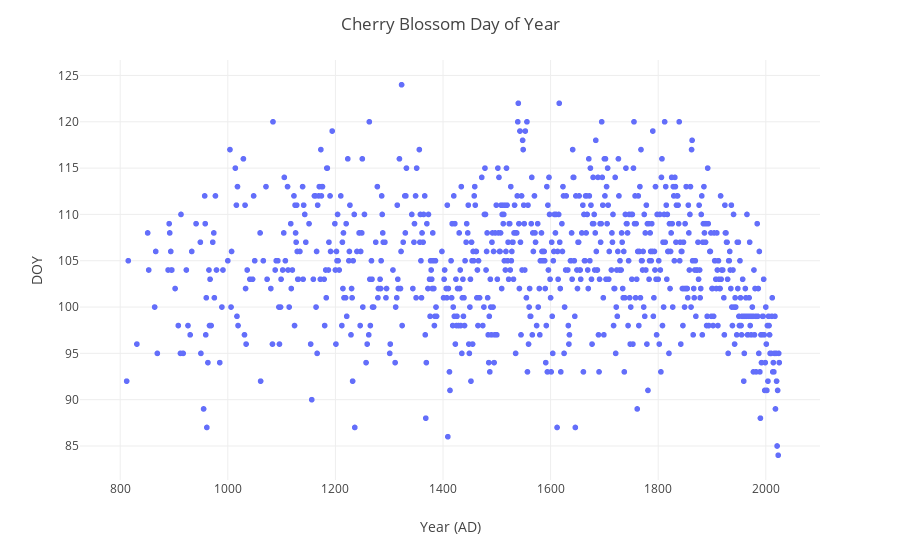

Notebook code for this chart:
### Code cell
fig = px.scatter(kyoto, y='Flower')
#fig = px.scatter(kyoto, y='Flower', marginal_y='histogram')
#fig = px.scatter(kyoto, y='Flower', trendline='lowess', trendline_color_override='coral')
fig.update_layout({'template': 'none','title': 'Cherry Blossom Day of Year', 'xaxis_title': 'Year (AD)', 'yaxis_title': 'DOY'})
#fig.write_image('cherry_ts.pdf', width=1500, height=400)
fig.show()

### Figure 1 — Plotly figure (JSON) as saved in the notebook; plotly's stock layout.template omitted (floating-point values rounded to 4 significant figures; data arrays with more than 128 entries replaced by an {"elided": "..."} marker saying what was removed)
{"data": [{"hovertemplate": "Year=%{x}<br>Flower=%{y}<extra></extra>", "legendgroup": "", "marker": {"color": "#636efa", "symbol": "circle"}, "mode": "markers", "name": "", "showlegend": false, "type": "scattergl", "x": {"elided": "1225 int values"}, "xaxis": "x", "y": {"elided": "1225 int values"}, "yaxis": "y"}], "layout": {"legend": {"tracegroupgap": 0}, "margin": {"t": 60}, "title": {"text": "Cherry Blossom Day of Year"}, "xaxis": {"anchor": "y", "domain": [0, 1], "title": {"text": "Year (AD)"}}, "yaxis": {"anchor": "x", "domain": [0, 1], "title": {"text": "DOY"}}}}
